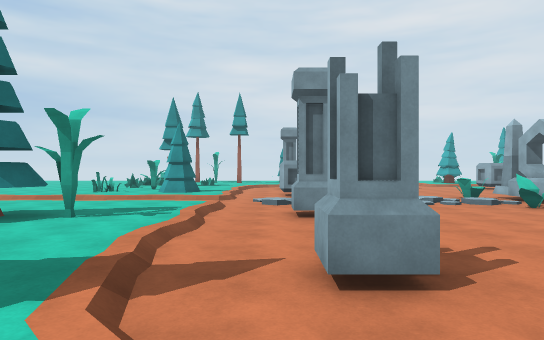
View 1 (above)

24 first-person views from a walk through a scene from a Unity 3-D project. The camera is 1.4 m above the floor, looks level and sees 75° across. The floor is counted in squares, 2 m on a side. Each view is taken from the middle of a square. On the plan, view 1 faces up. The plan holds only what a view shows up to about 11 squares ahead; the rest is blank. The place goes on beyond the plan. The player is left out. Surface patterns are stand-ins for the level's own textures.

View 2
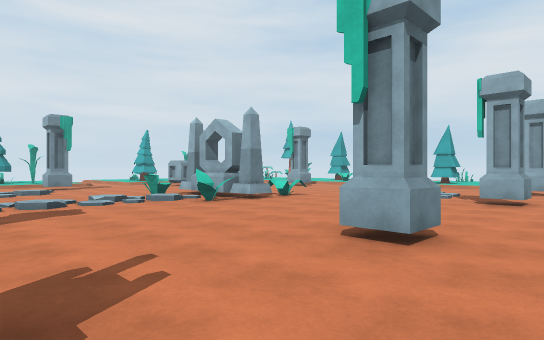

View 3
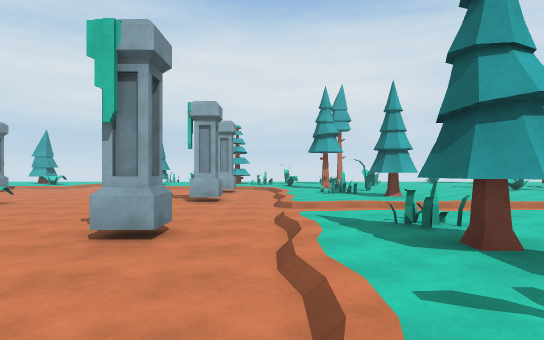

View 4
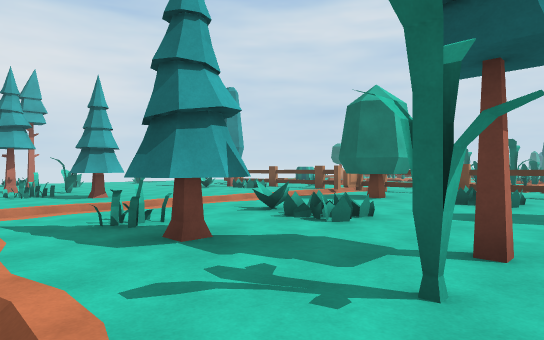

View 5
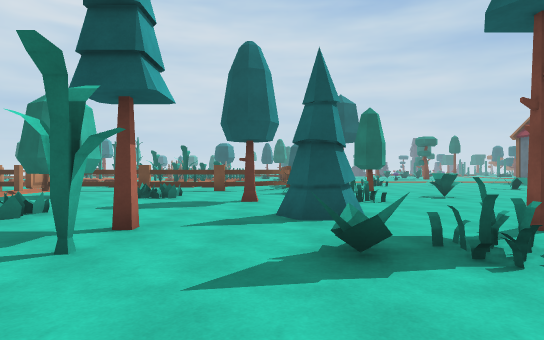

View 6
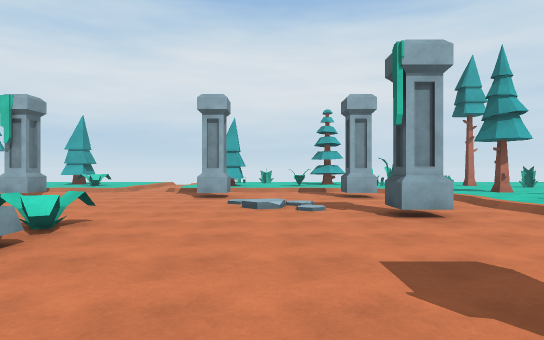

View 7
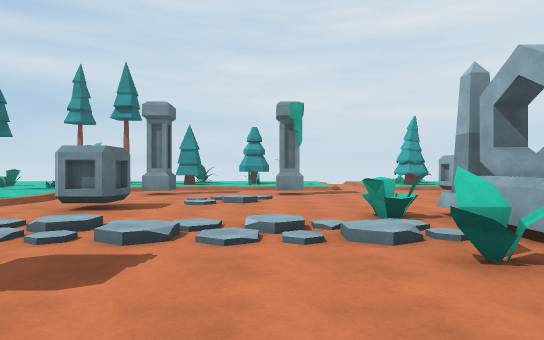

View 8
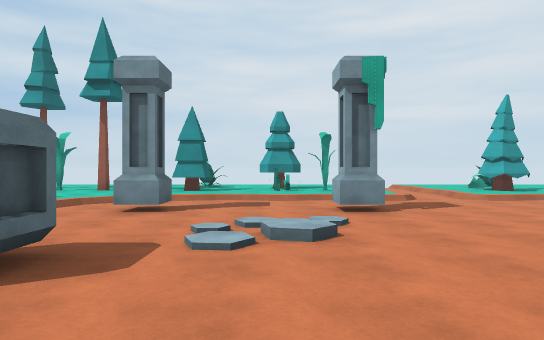

View 9
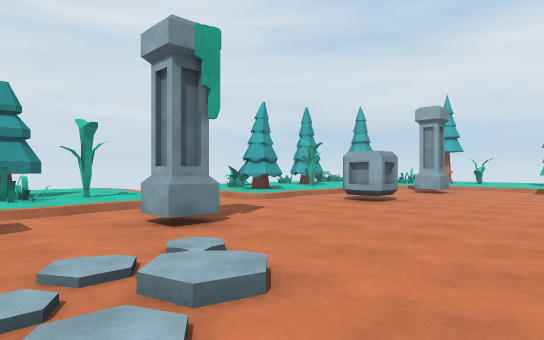

View 10
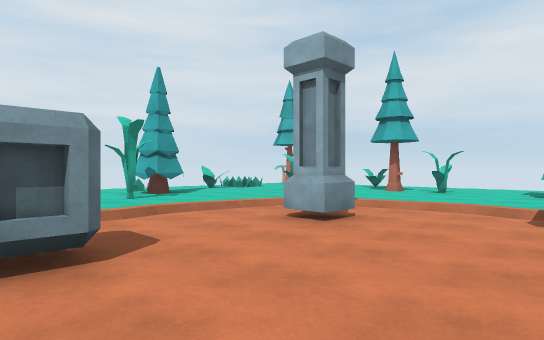

View 11
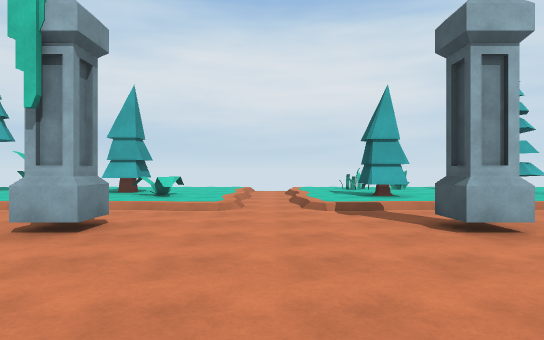

View 12
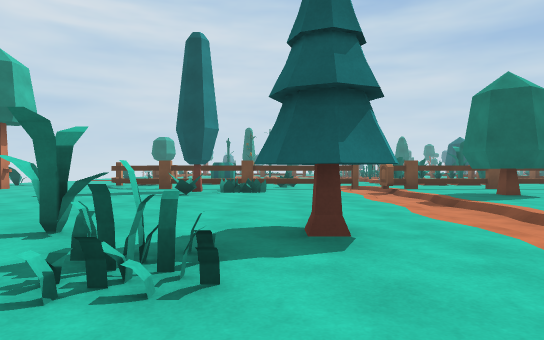

View 13
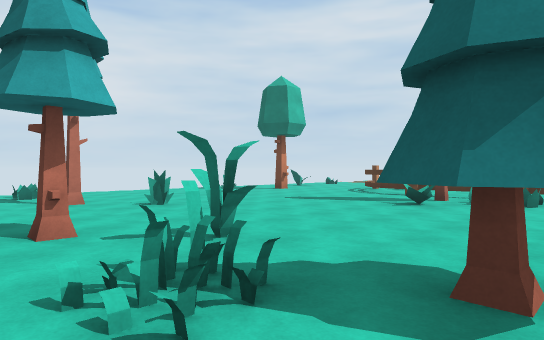

View 14
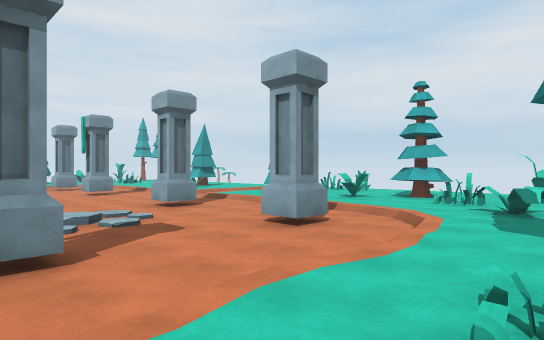

View 15
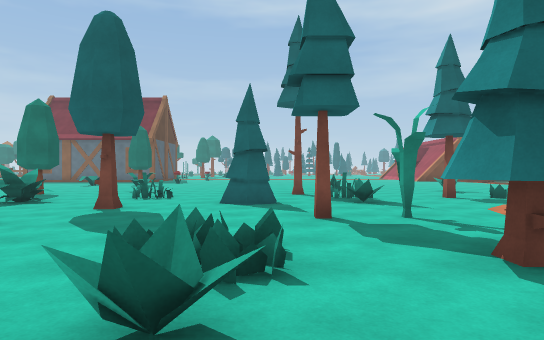

View 16
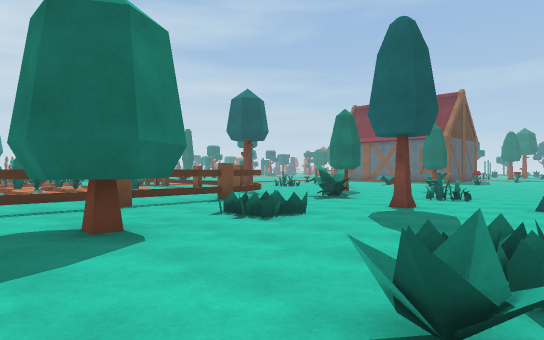

View 17
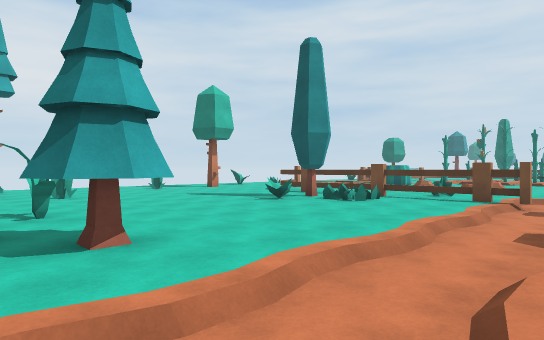

View 18
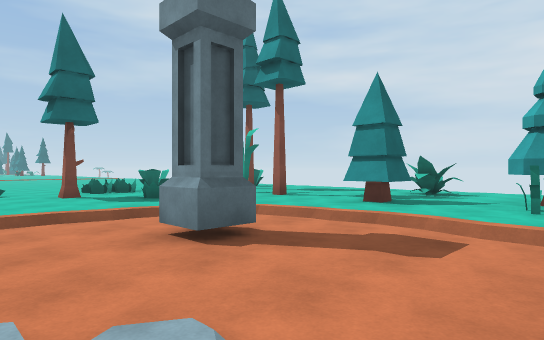

View 19
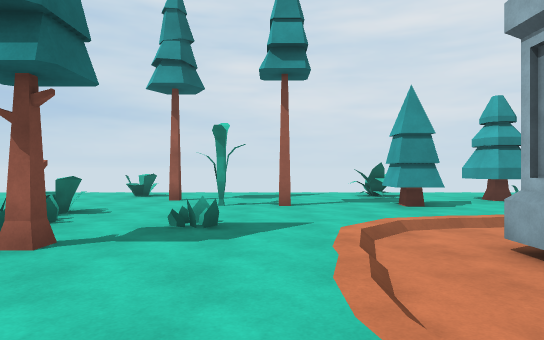

View 20
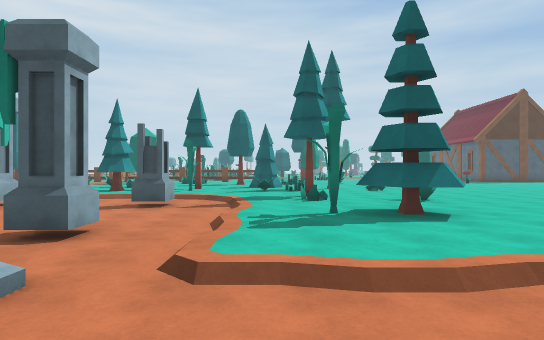

View 21
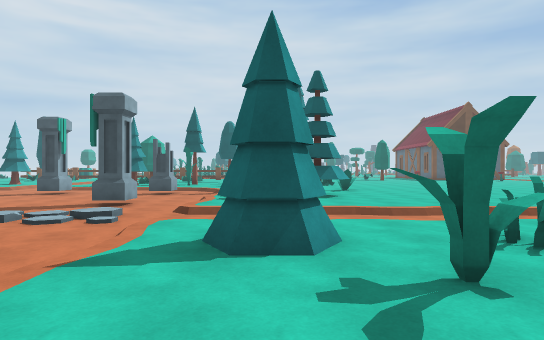

View 22
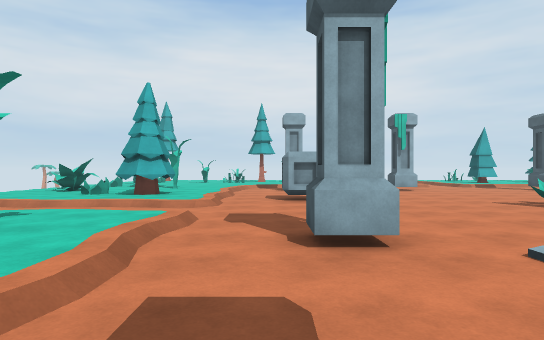

View 23
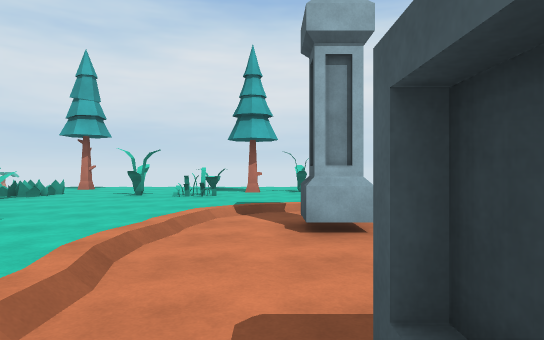

View 24
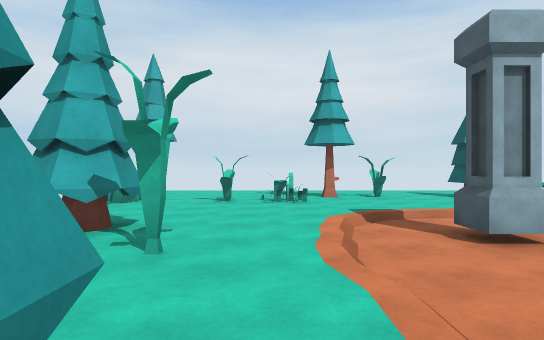

### Floor plan
Key: @ floor where view 1 was taken; # wall or solid block; . main floor; - floor 0.25 m lower than the main floor; : floor 0.5 m higher than the main floor; / step, stairs or slope; = window, fence, low wall or low ledge.
Columns run from 5 left of view 1 to 21 right of it. Each row starts with its distance up from view 1.
 23 ///////////    ////
 22 /.....#.....  ..#./  #= ..
 21 ......#.....-/..#....==..#
 20 .#......#...-./#..#.......
 19 ..#...#.#/#.-/##.#....#...
 18 #......../..-.............
 17 #.=..//-////-////-//......
 16 =.///---------------/.....
 15 .#../-#--#----#---#-/..#../
 14 ....----//-----------...../
 13 .#../--//-----------/..#..
 12 =.:./-#//---------#-/.=...
 11 =././---------------///...
 10 /././------=#=------/././/
  9 -----///////#-------------
  8 ..../------##=------/.....
  7 ..../-#-----------#-/....=
  6 ..../-----------//--/....=
  5 ###./-----------//--/....#
  4 ....-----------//----.#..
  3 ..=./-#--#----#---#-/..#..
  2 ..../---------------////..
  1 .....//-////-////-///.#...
  0 .....@......-../..../=.#.
 -1  .#=..#.##=.-///#.#......
 -2 .#..........-.##.#....#.==
 -3 ........===.-/.......#.../
 -4 .........=..-/............
 -5 ............-............
 -6 ..#..#......-/..........
 -7 .......=.##.-..../.....
 -8 ...#.....##.-///=#.....
 -9 ...#........-///=#... .
-10  # .########-####.##  .#

Where each view was taken, in squares from view 1:
view 1: 0 up, 0 right, facing up
view 2: 1 up, 1 right, facing up-right
view 3: 1 up, 0 right, facing right
view 4: 1 up, 0 right, facing down-right
view 5: 2 up, 1 left, facing down
view 6: 5 up, 4 right, facing right
view 7: 5 up, 4 right, facing up
view 8: 9 up, 3 right, facing up
view 9: 11 up, 2 right, facing up-right
view 10: 12 up, 9 right, facing up-right
view 11: 9 up, 9 right, facing right
view 12: 1 up, 10 right, facing down
view 13: 0 up, 9 right, facing down-right
view 14: 1 down, 9 right, facing up-right
view 15: 3 down, 6 right, facing left
view 16: 3 down, 6 right, facing down-left
view 17: 1 down, 6 right, facing down-right
view 18: 13 up, 4 right, facing up-left
view 19: 12 up, 2 left, facing up
view 20: 11 up, 2 left, facing down
view 21: 15 up, 3 left, facing down
view 22: 16 up, 1 right, facing right
view 23: 16 up, 9 right, facing right
view 24: 18 up, 9 right, facing right
